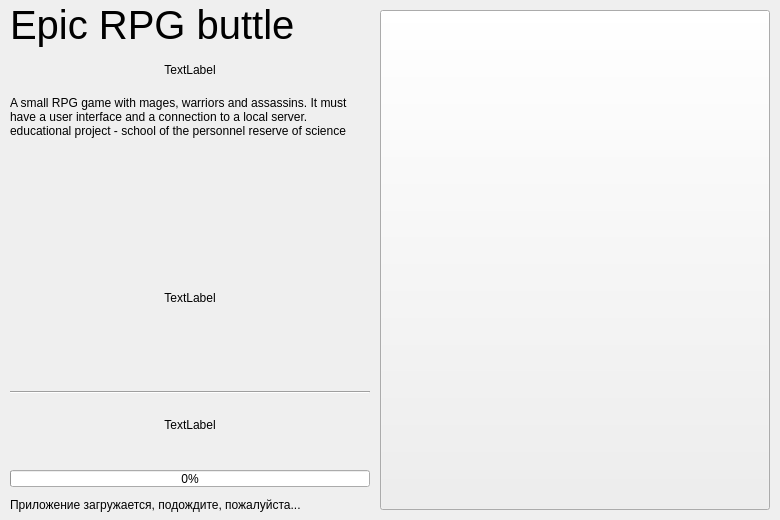
<?xml version="1.0" encoding="UTF-8"?>
<ui version="4.0">
 <class>loading_window_2</class>
 <widget class="QWidget" name="loading_window_2">
  <property name="enabled">
   <bool>true</bool>
  </property>
  <property name="geometry">
   <rect>
    <x>0</x>
    <y>0</y>
    <width>780</width>
    <height>520</height>
   </rect>
  </property>
  <property name="minimumSize">
   <size>
    <width>780</width>
    <height>520</height>
   </size>
  </property>
  <property name="maximumSize">
   <size>
    <width>780</width>
    <height>520</height>
   </size>
  </property>
  <property name="windowTitle">
   <string>loading_window</string>
  </property>
  <property name="styleSheet">
   <string notr="true"/>
  </property>
  <widget class="QWidget" name="widget_background_fill" native="true">
   <property name="enabled">
    <bool>true</bool>
   </property>
   <property name="geometry">
    <rect>
     <x>0</x>
     <y>0</y>
     <width>780</width>
     <height>520</height>
    </rect>
   </property>
   <property name="minimumSize">
    <size>
     <width>780</width>
     <height>520</height>
    </size>
   </property>
   <property name="maximumSize">
    <size>
     <width>780</width>
     <height>520</height>
    </size>
   </property>
   <property name="styleSheet">
    <string notr="true"/>
   </property>
   <widget class="QWidget" name="widget_gradient" native="true">
    <property name="enabled">
     <bool>true</bool>
    </property>
    <property name="geometry">
     <rect>
      <x>0</x>
      <y>0</y>
      <width>780</width>
      <height>520</height>
     </rect>
    </property>
    <property name="minimumSize">
     <size>
      <width>780</width>
      <height>520</height>
     </size>
    </property>
    <property name="maximumSize">
     <size>
      <width>780</width>
      <height>520</height>
     </size>
    </property>
    <property name="styleSheet">
     <string notr="true"/>
    </property>
    <widget class="QLabel" name="block_app_name">
     <property name="geometry">
      <rect>
       <x>10</x>
       <y>0</y>
       <width>320</width>
       <height>50</height>
      </rect>
     </property>
     <property name="minimumSize">
      <size>
       <width>320</width>
       <height>50</height>
      </size>
     </property>
     <property name="maximumSize">
      <size>
       <width>320</width>
       <height>50</height>
      </size>
     </property>
     <property name="font">
      <font>
       <pointsize>30</pointsize>
      </font>
     </property>
     <property name="styleSheet">
      <string notr="true"/>
     </property>
     <property name="text">
      <string>Epic RPG buttle</string>
     </property>
    </widget>
    <widget class="QPushButton" name="loading_window">
     <property name="geometry">
      <rect>
       <x>380</x>
       <y>10</y>
       <width>390</width>
       <height>500</height>
      </rect>
     </property>
     <property name="minimumSize">
      <size>
       <width>390</width>
       <height>500</height>
      </size>
     </property>
     <property name="maximumSize">
      <size>
       <width>390</width>
       <height>500</height>
      </size>
     </property>
     <property name="cursor">
      <cursorShape>PointingHandCursor</cursorShape>
     </property>
     <property name="text">
      <string/>
     </property>
    </widget>
    <widget class="QLabel" name="lb_blc_m_load">
     <property name="geometry">
      <rect>
       <x>10</x>
       <y>490</y>
       <width>370</width>
       <height>30</height>
      </rect>
     </property>
     <property name="minimumSize">
      <size>
       <width>370</width>
       <height>30</height>
      </size>
     </property>
     <property name="maximumSize">
      <size>
       <width>370</width>
       <height>30</height>
      </size>
     </property>
     <property name="styleSheet">
      <string notr="true"/>
     </property>
     <property name="text">
      <string>Приложение загружается, подождите, пожалуйста...</string>
     </property>
    </widget>
    <widget class="QWidget" name="background_widget_text" native="true">
     <property name="geometry">
      <rect>
       <x>10</x>
       <y>50</y>
       <width>360</width>
       <height>150</height>
      </rect>
     </property>
     <property name="minimumSize">
      <size>
       <width>360</width>
       <height>150</height>
      </size>
     </property>
     <property name="maximumSize">
      <size>
       <width>360</width>
       <height>150</height>
      </size>
     </property>
     <property name="styleSheet">
      <string notr="true"/>
     </property>
     <layout class="QVBoxLayout" name="verticalLayout_2">
      <item>
       <widget class="QLabel" name="lb_hi_prog">
        <property name="minimumSize">
         <size>
          <width>360</width>
          <height>40</height>
         </size>
        </property>
        <property name="maximumSize">
         <size>
          <width>360</width>
          <height>40</height>
         </size>
        </property>
        <property name="styleSheet">
         <string notr="true"/>
        </property>
        <property name="text">
         <string>TextLabel</string>
        </property>
        <property name="alignment">
         <set>Qt::AlignCenter</set>
        </property>
       </widget>
      </item>
      <item>
       <widget class="QLabel" name="label_text">
        <property name="minimumSize">
         <size>
          <width>360</width>
          <height>110</height>
         </size>
        </property>
        <property name="maximumSize">
         <size>
          <width>360</width>
          <height>110</height>
         </size>
        </property>
        <property name="layoutDirection">
         <enum>Qt::LeftToRight</enum>
        </property>
        <property name="styleSheet">
         <string notr="true"/>
        </property>
        <property name="text">
         <string>A small RPG game with mages, warriors and assassins. It must have a user interface and a connection to a local server. educational project - school of the personnel reserve of science</string>
        </property>
        <property name="alignment">
         <set>Qt::AlignLeading|Qt::AlignLeft|Qt::AlignTop</set>
        </property>
        <property name="wordWrap">
         <bool>true</bool>
        </property>
       </widget>
      </item>
     </layout>
    </widget>
    <widget class="QWidget" name="citation" native="true">
     <property name="geometry">
      <rect>
       <x>10</x>
       <y>210</y>
       <width>360</width>
       <height>240</height>
      </rect>
     </property>
     <property name="minimumSize">
      <size>
       <width>360</width>
       <height>240</height>
      </size>
     </property>
     <property name="maximumSize">
      <size>
       <width>360</width>
       <height>240</height>
      </size>
     </property>
     <property name="styleSheet">
      <string notr="true"/>
     </property>
     <layout class="QVBoxLayout" name="verticalLayout">
      <item>
       <widget class="QLabel" name="citation_label">
        <property name="styleSheet">
         <string notr="true"/>
        </property>
        <property name="text">
         <string>TextLabel</string>
        </property>
        <property name="alignment">
         <set>Qt::AlignCenter</set>
        </property>
        <property name="wordWrap">
         <bool>true</bool>
        </property>
       </widget>
      </item>
      <item>
       <widget class="Line" name="line">
        <property name="orientation">
         <enum>Qt::Horizontal</enum>
        </property>
       </widget>
      </item>
      <item>
       <widget class="QLabel" name="citation_author_label">
        <property name="minimumSize">
         <size>
          <width>0</width>
          <height>30</height>
         </size>
        </property>
        <property name="maximumSize">
         <size>
          <width>16777215</width>
          <height>50</height>
         </size>
        </property>
        <property name="styleSheet">
         <string notr="true"/>
        </property>
        <property name="text">
         <string>TextLabel</string>
        </property>
        <property name="alignment">
         <set>Qt::AlignCenter</set>
        </property>
        <property name="wordWrap">
         <bool>true</bool>
        </property>
       </widget>
      </item>
     </layout>
    </widget>
    <widget class="QProgressBar" name="progress_bar">
     <property name="geometry">
      <rect>
       <x>10</x>
       <y>470</y>
       <width>360</width>
       <height>17</height>
      </rect>
     </property>
     <property name="minimumSize">
      <size>
       <width>360</width>
       <height>17</height>
      </size>
     </property>
     <property name="maximumSize">
      <size>
       <width>360</width>
       <height>17</height>
      </size>
     </property>
     <property name="value">
      <number>0</number>
     </property>
     <property name="alignment">
      <set>Qt::AlignCenter</set>
     </property>
     <property name="textVisible">
      <bool>true</bool>
     </property>
     <property name="invertedAppearance">
      <bool>false</bool>
     </property>
    </widget>
    <zorder>loading_window</zorder>
    <zorder>lb_blc_m_load</zorder>
    <zorder>block_app_name</zorder>
    <zorder>background_widget_text</zorder>
    <zorder>citation</zorder>
    <zorder>progress_bar</zorder>
   </widget>
  </widget>
 </widget>
 <resources/>
 <connections/>
</ui>
